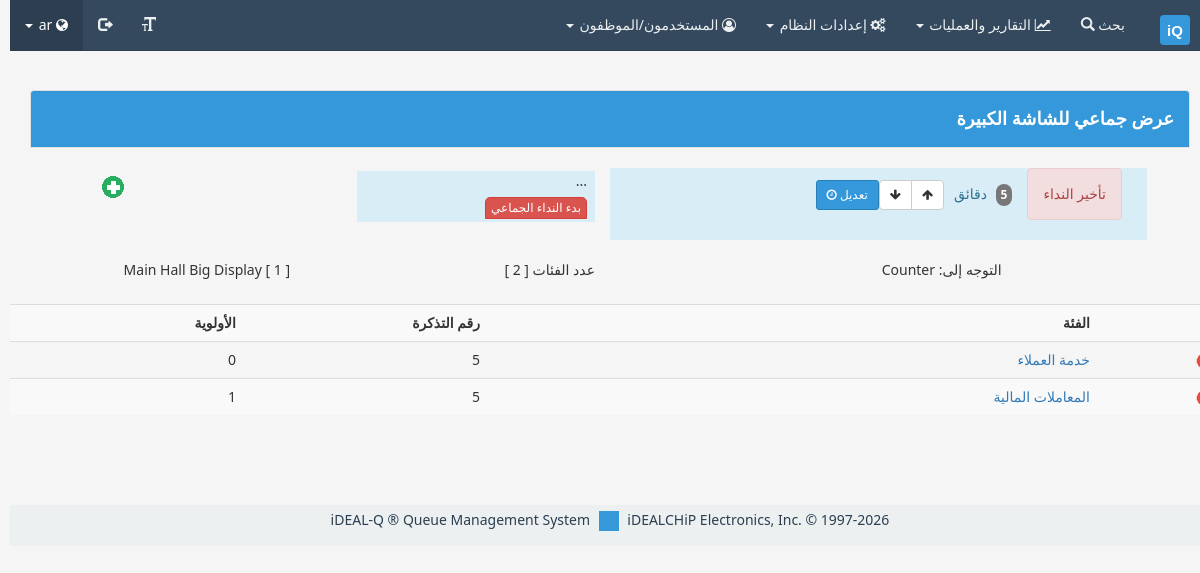
Screenshot of /beaa/admin/bigDisplayBulk.php (signed in) with the database file from the repository.
### tables this page shows
CREATE TABLE IF NOT EXISTS bigdisplays (
  display_id INT AUTO_INCREMENT PRIMARY KEY,
  display_number INT NOT NULL UNIQUE,
  display_name VARCHAR(80) NOT NULL UNIQUE,
  display_zone INT NOT NULL,
  display_updated TINYINT NOT NULL DEFAULT 0,
  display_type INT NOT NULL DEFAULT 1,
  goto VARCHAR(80) DEFAULT '',
  arrow_dir INT NOT NULL DEFAULT 0,
  KEY idx_bigdisplay_zone (display_zone),
  CONSTRAINT fk_bigdisplays_zone FOREIGN KEY (display_zone) REFERENCES zones(zone_id),
  CONSTRAINT fk_bigdisplays_type FOREIGN KEY (display_type) REFERENCES bigdisplaytypes(bdtype_id)
);

CREATE TABLE IF NOT EXISTS bigdisplayservices (
  bds_id INT AUTO_INCREMENT PRIMARY KEY,
  bd_id INT NOT NULL,
  category_id INT NOT NULL,
  qty INT NOT NULL DEFAULT 5,
  priority INT NOT NULL DEFAULT 0,
  UNIQUE KEY uq_bds_bd_category (bd_id, category_id),
  CONSTRAINT fk_bds_bigdisplay FOREIGN KEY (bd_id) REFERENCES bigdisplays(display_id),
  CONSTRAINT fk_bds_category FOREIGN KEY (category_id) REFERENCES categories(category_id)
);

### beaa/api/db.php (called while the page is built, shortened)
<?php
$dbhost = DB_SERVER;
$dbusername = DB_USERNAME;
$dbpassword = DB_PASSWORD;
$dbname = DB_NAME;
function getRow($query) {
    global $dbhost, $dbusername, $dbpassword, $dbname, $lastSQLError;
    $conn = new mysqli($dbhost, $dbusername, $dbpassword, $dbname, DB_PORT);
    if (!$conn->errno) {
        $conn->set_charset("utf8");
        if ($qr = $conn->query($query)) {
            $row = $qr->fetch_array(MYSQLI_ASSOC);
            $result = $row;
        } else {
            $result = null;
            $lastSQLError = $conn->error;
        }
    }
    return $result;
}
function getValue($query) {
    global $dbhost, $dbusername, $dbpassword, $dbname, $lastSQLError;
    $conn = new mysqli($dbhost, $dbusername, $dbpassword, $dbname, DB_PORT);
    if (!$conn->errno) {
        $conn->set_charset("utf8");
        if ($qr = $conn->query($query)) {
            $row = $qr->fetch_array(MYSQLI_NUM);
            $result = $row ? $row[0] : null;
        } else {
            $result = null;
            $lastSQLError = $conn->error;
        }
    }
    return $result;
}
function getColumn($query) {
    global $dbhost, $dbusername, $dbpassword, $dbname, $lastSQLError;
    $retArray = Array();
    $conn = new mysqli($dbhost, $dbusername, $dbpassword, $dbname, DB_PORT);
    if (!$conn->errno) {
        $conn->set_charset("utf8");
        if ($qr = $conn->query($query)) {
            while ($row = $qr->fetch_array(MYSQLI_NUM))
                $retArray[] = $row[0];
        } else {
            $retArray = null;
            $lastSQLError = $conn->error;
        }
    }
    return $retArray;
}
?>

### beaa/admin/views/bigDisplayBulk/list.php (the view, shortened to what this page needs)
<?php
$value = getSetting("bulkDelay");
$bulkDelay = $value == 'zero' ? 0 : $value;
?>
<div class="well well-header"><?php echo getTextValue("bigDisplayBulk", $lang) ?></div>
<div class="s-90 center-block">
    <div class="row ">
        <div class="col-xs-6  bg-info">
            <div class="input-group marg83 pad-h-10" >
                <div class="inline-block alert alert-danger no-marg"><?php echo getTextValue("callingDelay", $lang) ?></div>
                <div class="alert-info no-pad inline-block pad-h-10">
                    <span id="delayVal" class="badge pad-5 marg-5"><?php echo $bulkDelay ?></span> <?php echo getTextValue("minutes", $lang) ?>
                </div>
                <div class="btn-group btn-group-sm" role="group" aria-label="Spinner">
                    <button onclick="updateDelay('up');" type="button" class="btn btn-default"><i class="fa fa-arrow-up"></i></button>
                    <button onclick="updateDelay('down');" type="button" class="btn btn-default"><i class="fa fa-arrow-down"></i></button>
                </div>
                <div class="btn-group">
                    <button id="bulkBtn"  onclick="setDelay()" class="btn btn-primary btn-sm no-marg" type="submit">
                        <?php echo getTextValue("edit", $lang) ?>  <i class="fa fa-clock-o"></i>
                    </button>
                </div>
            </div>
        </div>
        <div class="col-xs-3">
            <div class="bg-info  pad-h-5">
                <div class=" marg3 left" id="bulk-active"> ... </div>
                <div class="inline-block marg3 left">
                    <button  id="blk-start" onclick="setBulkStatus(1);" class="btn btn-xs btn-danger arc-top"><?php echo getTextValue('startBulkCalling', $lang) ?></button>
                </div>
            </div>
        </div>
        <div class="col-xs-3 text-right">
            <a href='?mode=add' class="btn">
                <img src='<?php echo $filesPath . "/add.png" ?>' title='<?php echo getTextValue("add", $lang) ?>'>
            </a>
        </div>
    </div>
</div>
<br>
<div class="cats-c-con">
    <?php
    $bd_ids = getColumn("SELECT distinct bd_id FROM bigdisplayservices order by bd_id;");
    for ($i = 0; $i < count($bd_ids); $i++) {
        $bdID = $bd_ids[$i];
        $bd_categires = getColumn("SELECT bigdisplayservices.category_id FROM categories, bigdisplayservices WHERE bd_id=$bdID AND categories.category_id = bigdisplayservices.category_id order by bigdisplayservices.category_id;");
        $count = count($bd_categires);
        $countTxt = getTextValue("categoriesCount", $lang) . " [ " . $count . " ]";
        $bd_row = getRow("SELECT * from bigdisplays WHERE display_id=$bdID;");
        $bd_name = $bd_number = $bd_type = '';
        if ($bd_row) {
            $bd_number = $bd_row['display_number'];
            $bd_name = " [ " . $bd_number . " ] " . $bd_row['display_name'];
            $bd_goto = getTextValue('gotoPlace', $lang) . ": " . $bd_row['goto'];
        }
        ?>
        <div class="row cats-item">
            <div class="row cats-c-hd">
                <div class="col-sm-2 cats-c-item">
                </div>
                <div class="col-sm-4 cats-c-item"><?php echo $bd_goto ?></div>
                <div class="col-sm-3 cats-c-item"><?php echo $countTxt ?></div>
                <div class="col-sm-3 cats-c-item"><?php echo $bd_name ?></div>
                <a class="moreBtn" title="See less" href="javascript:void(0);">
                    <img src="../files/upDown.png">
                </a>
            </div>
            <div class="row cats-content">
                <table class="table table-striped s-100">
                    <tr>
                        <th ></th>
                        <th ><?php echo getTextValue("category", $lang) ?></th>
                        <th ><?php echo getTextValue("ticketsNO", $lang) ?></th>
                        <th ><?php echo getTextValue("priority", $lang) ?></th>
                    </tr>
                    <?php
                    $conn = mysqli_connect($dbhost, $dbusername, $dbpassword, $dbname, DB_PORT);
                    mysqli_set_charset($conn, "utf8");
                    $query = mysqli_query($conn, "SELECT * FROM bigdisplayservices WHERE bd_id=$bd_ids[$i] ;");
                    while ($row = mysqli_fetch_assoc($query)) {
                        $q = "SELECT category_key FROM categories WHERE category_id =" . $row['category_id'];
                        $categoryName = getTextValue(getValue($q), $lang);
                        ?>
                        <tr>
                            <td class="s-10">
                                <img style='width:16px;height:16px;cursor:pointer;' src='<?php echo $filesPath . "/delete.png"; ?>' onclick='if (confirm("<?php echo getTextValue("deleteQuestion", $lang) . getTextValue("questionMark", $lang) ?> "))
                                                    location.replace("<?php echo "?mode=delete&id=" . $row['bds_id'] ?>");' >
                            </td>
                            <td class="s-50">
                                <a href="?mode=edit&id=<?php echo $row['bds_id']; ?>" ><?php echo $categoryName; ?>
                                </a>
                            </td>
                            <td class="s-20">
                            </td>
                            <td class="s-20">
                            </td>
                        </tr>
                        <?php
                    }
                    ?>
                </table>
            </div>
        </div>
        <?php
    }
    ?>
</div>

### beaa/css/common.css (style rules this page uses)
body { font-family: 'Segoe UI', Tahoma, Geneva, Verdana, sans-serif; background-color: #f5f5f5; padding-top: 70px; }
.arc-top { border-radius: 5px 5px 0 0; }
.well-header { background-color: #3498db; color: white; padding: 15px; font-size: 18px; font-weight: bold; border-radius: 4px 4px 0 0; }
.badge { display: inline-block; min-width: 10px; padding: 3px 7px; font-size: 12px; font-weight: 700; line-height: 1; color: #fff; text-align: center; white-space: nowrap; vertical-align: middle; background-color: #777; border-radius: 10px; }
.inline-block { display: inline-block; }
.center-block { display: block; margin-left: auto; margin-right: auto; }
.pad-5 { padding: 5px; }
.marg-5 { margin: 5px; }
.pad-h-5 { padding-left: 5px; padding-right: 5px; }
.pad-h-10 { padding-left: 10px; padding-right: 10px; }
.s-10 { width: 10%; }
.s-20 { width: 20%; }
.s-50 { width: 50%; }
.s-90 { width: 90%; }
.s-100 { width: 100%; }
.marg3 { margin: 3px; }

### beaa/css/admin.css (style rules this page uses)
.btn-primary { background-color: #3498db; border-color: #2980b9; }
.table-striped > tbody > tr:nth-of-type(odd) { background-color: #f9f9f9; }

### rows the page displays
bigdisplays: bd_name "[ 1 ] Main Hall Big Display"
bigdisplayservices: categoryName "خدمة العملاء"
bigdisplayservices: categoryName "المعاملات المالية"

### other values shown
$name "بحث"
getTextValue('userPrivileges1', $lang) "التقارير والعمليات"
getTextValue('userPrivileges16', $lang) "إعدادات النظام"
getTextValue('users', $lang) "المستخدمون"
getTextValue('clerks', $lang) "الموظفون"
$lang "ar"
getTextValue("bigDisplayBulk", $lang) "عرض جماعي للشاشة الكبيرة"
getTextValue("callingDelay", $lang) "تأخير النداء"
getTextValue("minutes", $lang) "دقائق"
getTextValue("edit", $lang) "تعديل"
getTextValue('startBulkCalling', $lang) "بدء النداء الجماعي"
$bd_goto "التوجه إلى: Counter"
getTextValue("category", $lang) "الفئة"
getTextValue("ticketsNO", $lang) "رقم التذكرة"
getTextValue("priority", $lang) "الأولوية"
